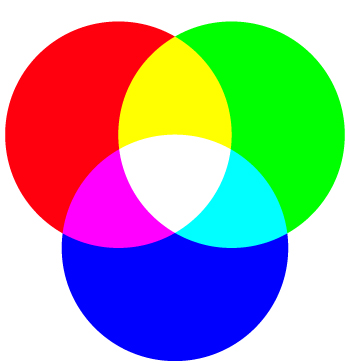
#> input picture t16 - t30/t-24/rgb.jpg, 350 x 364 px, found by its file name
$ python t-24.py
#> lines starting #> are read from the running program, lines starting #| are printed output that depends on the picture; after the words box and inside, x2 and y2 are one past the last pixel; in counts of white or black regions, pixels touching at a corner belong together
#> further down, img is the input picture: shape (364, 350, 3); mean B, G, R 165.4, 163.4, 163.4
#> `img_rgb = cv2.resize(img, (0, 0), fx=0.4, fy=0.4)`:
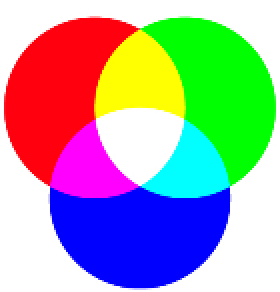
#> img_rgb: shape (146, 140, 3) (shown 2 times larger); mean B, G, R 165.7, 163.7, 163.7
import cv2
import numpy as np

semente = (0, 0)

def crescimento_regioes(imagem, semente=None):
#> called with semente = (0, 0)
    rows, cols = imagem.shape[:2]
#> rows = 146; cols = 140

    xc, yc = semente

    ref_cor = imagem[xc, yc]
#> ref_cor = [255, 255, 255]

    segmentado = np.zeros_like(imagem)

    segmentado[xc, yc] = ref_cor
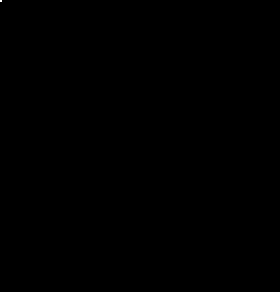
#> segmentado: shape (146, 140, 3) (shown 2 times larger); 0% white in thin lines or dots, all inside (x1, y1, x2, y2) = (0, 0, 1, 1)

    ponto_atual = 0
    ponto_anterior = 1

    while ponto_anterior != ponto_atual:

        ponto_anterior = ponto_atual
        ponto_atual = 0
        for row in range(rows):
            for col in range(cols):

                if np.array_equal(segmentado[row, col], ref_cor):
                    if np.array_equal(imagem[row - 1, col - 1], ref_cor):
                        segmentado[row - 1, col - 1] = ref_cor
                        ponto_atual += 1
                    if np.array_equal(imagem[row - 1, col], ref_cor):
                        segmentado[row - 1, col] = ref_cor
                        ponto_atual += 1
                    if np.array_equal(imagem[row - 1, col + 1], ref_cor):
                        segmentado[row - 1, col + 1] = ref_cor
                        ponto_atual += 1
                    if np.array_equal(imagem[row, col - 1], ref_cor):
                        segmentado[row, col - 1] = ref_cor
                        ponto_atual += 1
                    if np.array_equal(imagem[row, col + 1], ref_cor):
                        segmentado[row, col + 1] = ref_cor
                        ponto_atual += 1
                    if np.array_equal(imagem[row + 1, col - 1], ref_cor):
                        segmentado[row + 1, col - 1] = ref_cor
                        ponto_atual += 1
                    if np.array_equal(imagem[row + 1, col], ref_cor):
                        segmentado[row + 1, col] = ref_cor
                        ponto_atual += 1
                    if np.array_equal(imagem[row + 1, col + 1], ref_cor):
                        segmentado[row + 1, col + 1] = ref_cor
                        ponto_atual += 1
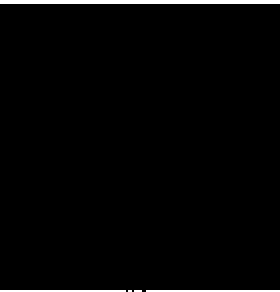
#> segmentado: shape (146, 140, 3) (shown 2 times larger); 2% white; 5 white regions (2 under 20 px), largest, box (x1, y1, x2, y2) and area: (0, 0, 140, 2) 280, (73, 145, 140, 146) 67, (0, 145, 63, 146) 63
#> after the loop, ponto_atual = 1102

        cv2.imshow('img-segmentada', segmentado)
        cv2.waitKey(1)

    return segmentado

def clique_mouse(event, x, y, flags, param):
    if event == cv2.EVENT_LBUTTONDOWN:

        global semente

        semente = (y, x)


if __name__ == '__main__':

    img = cv2.imread('/home/andre/Área de Trabalho/training/codigos/t-24/rgb.jpg')

    img_rgb = cv2.resize(img, (0, 0), fx=0.4, fy=0.4)

    cv2.namedWindow('img-rgb', 1)
    cv2.imshow('img-rgb', img_rgb)
    cv2.setMouseCallback('img-rgb', clique_mouse)
    cv2.waitKey(0)

#> (the run stopped early here; a loop or call above may not have finished)

$ run again, with t16 - t30/t-24/kiwi.jpg copied over t16 - t30/t-24/rgb.jpg
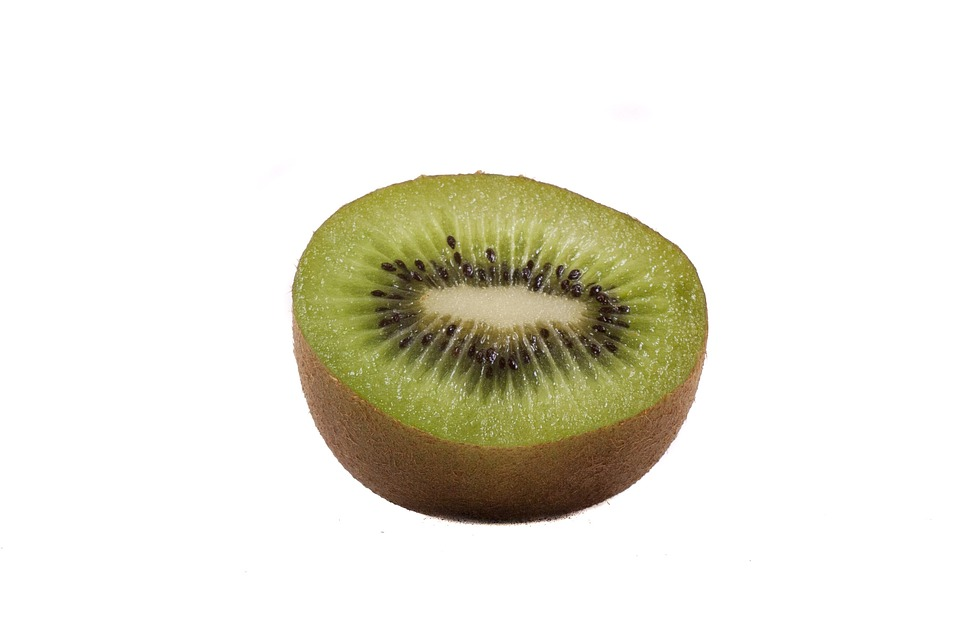
#> input picture t16 - t30/t-24/kiwi.jpg, 960 x 639 px, found by its file name
#> img is the input picture: shape (639, 960, 3); mean B, G, R 219.2, 230.1, 232.1
#> ref_cor = [255, 255, 255]
#> after the loop in crescimento_regioes, `for row in range(rows):`:
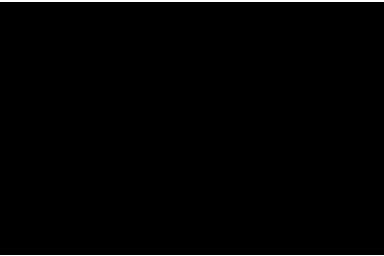
#> segmentado: shape (256, 384, 3); 1.2% white; 2 white regions, box (x1, y1, x2, y2) and area: (0, 0, 384, 2) 768, (0, 255, 384, 256) 384
#> after the loop in crescimento_regioes, `for row in range(rows):`: ponto_atual = 3066
